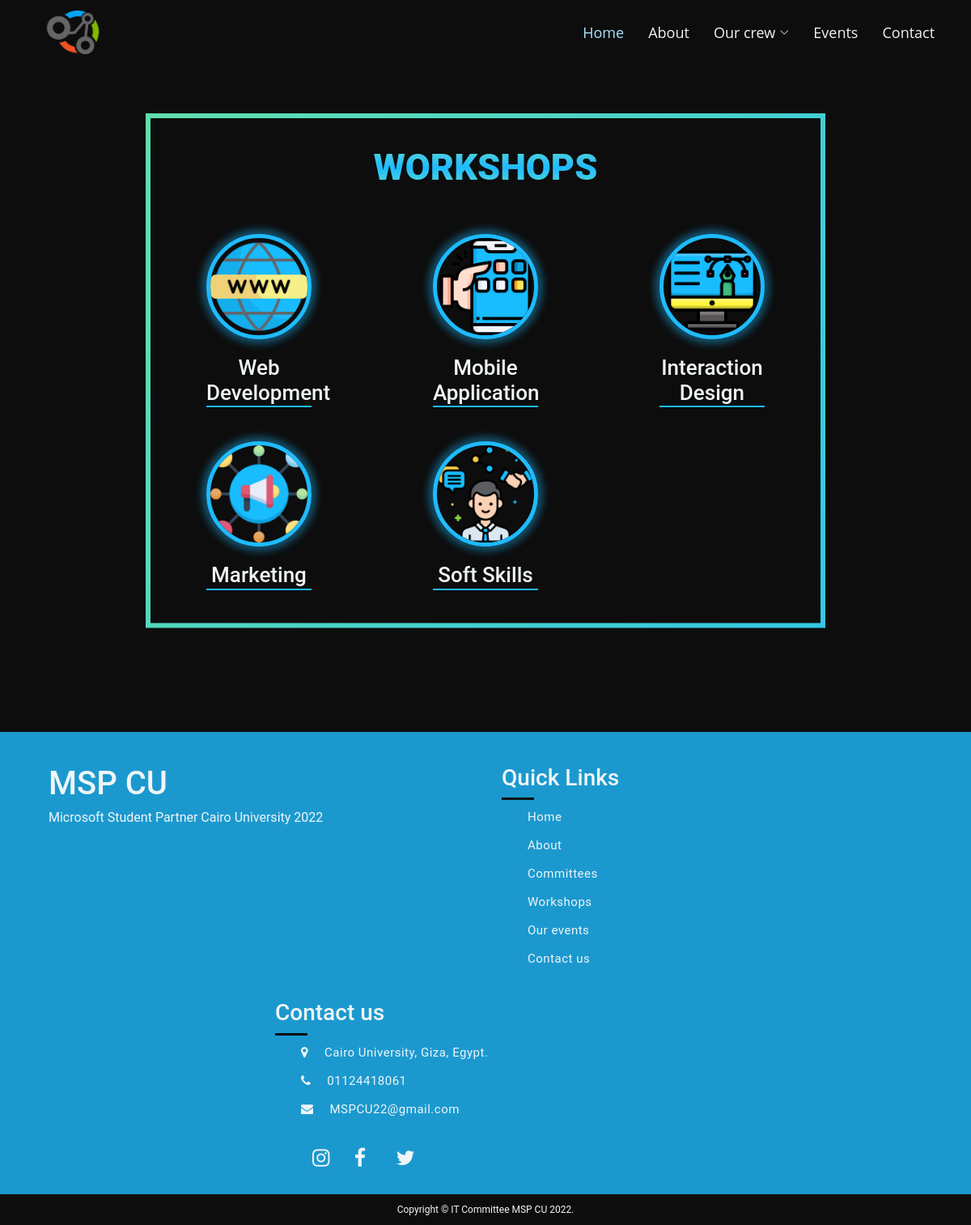
The page /php/workshops.php on the database its author committed.
### tables this page shows
CREATE TABLE `committee` (
  `id` int(11) NOT NULL,
  `cname` varchar(255) NOT NULL,
  `cdetails` varchar(1000) NOT NULL,
  `cpics` varchar(255) NOT NULL,
  `type-ID` int(11) NOT NULL
);

### php/workshops.php (the view, shortened to what this page needs)
<?php include 'nav.php';
?>
<!DOCTYPE html>
<html lang="en">
<head>
</head>
<body>
    <section class="crew-post animated-box in" id="workshops">
    <div class="container text-center">
        <h1 class="text-uppercase">workshops</h1>
        <?php $select_comm = "SELECT `type-ID`, `cate-name`, `cname`, `cpics`,  `id`, `cname` , `cdetails` from `committee` join `committee-cate` on `type-ID` = `cate-ID` where `cname` like '%evelop%' ";
      $work_web = mysqli_query($con, $select_comm);
      foreach ($work_web as $web) {
          ?>
        <div class="row ">
            <div class="col-lg-4 col-md-6 col-sm-12">
              <div class="box">
                <a type="button" class=" " data-toggle="modal" data-target="#web">
                  <img src="../img/<?php echo $web['cpics']; ?>" class="card-img  pic " alt="...">
                </a>
                  <div class="card-body">
                    <h4 class="card-title"><?php echo $web['cname']; ?></h4>
                  </div>
              </div>
            </div><?php } ?>
        <?php $select_comm = "SELECT `type-ID`, `cate-name`, `cname`, `cpics`,  `id`, `cname` , `cdetails` from `committee` join `committee-cate` on `type-ID` = `cate-ID` where `cname` like '%obile%' ";
      $work_mob = mysqli_query($con, $select_comm);
      foreach ($work_mob as $mob) {
          ?>
            <div class="col-lg-4 col-md-6 col-sm-12">
              <div class="box">
                <a type="button" class=" " data-toggle="modal" data-target="#mob">
                  <img src="../img/<?php echo $mob['cpics']; ?>" class="card-img  pic " alt="...">
                </a>
                  <div class="card-body">
                    <h4 class="card-title"><?php echo $mob['cname']; ?></h4>
                  </div>
              </div>
            </div><?php } ?>
        <?php $select_comm = "SELECT `type-ID`, `cate-name`, `cname`, `cpics`,  `id`, `cname` , `cdetails` from `committee` join `committee-cate` on `type-ID` = `cate-ID` where `cname` like '%nterac%' ";
      $work_inter = mysqli_query($con, $select_comm);
      foreach ($work_inter as $inter) {
          ?>
            <div class="col-lg-4 col-md-6 col-sm-12">
              <div class="box">
                <a type="button" class=" " data-toggle="modal" data-target="#inter">
                  <img src="../img/<?php echo $inter['cpics']; ?>" class="card-img  pic " alt="...">
                </a>
                  <div class="card-body">
                    <h4 class="card-title"><?php echo $inter['cname']; ?></h4>
                  </div>
              </div>
            </div><?php } ?>
            <?php $select_comm = "SELECT `type-ID`, `cate-name`, `cname`, `cpics`,  `id`, `cname` , `cdetails` from `committee` join `committee-cate` on `type-ID` = `cate-ID` where `cname` = 'Marketing' ";
      $work_mark = mysqli_query($con, $select_comm);
      foreach ($work_mark as $mark) {
          ?>
            <div class="col-lg-4 col-md-6 col-sm-12">
              <div class="box">
                <a type="button" class=" " data-toggle="modal" data-target="#mark">
                  <img src="../img/<?php echo $mark['cpics']; ?>" class="card-img  pic " alt="...">
                </a>
                  <div class="card-body">
                    <h4 class="card-title"><?php echo $mark['cname']; ?></h4>
                  </div>
              </div>
            </div><?php } ?>
            <?php $select_comm = "SELECT `type-ID`, `cate-name`, `cname`, `cpics`,  `id`, `cname` , `cdetails` from `committee` join `committee-cate` on `type-ID` = `cate-ID` where `cname` like '%kills' ";
      $work_soft = mysqli_query($con, $select_comm);
      foreach (  $work_soft as $soft) {
          ?>
            <div class="col-lg-4 col-md-6 col-sm-12">
              <div class="box">
                <a type="button" class=" " data-toggle="modal" data-target="#soft">
                  <img src="../img/<?php echo $soft['cpics']; ?>" class="card-img  pic " alt="...">
                </a>
                  <div class="card-body">
                    <h4 class="card-title"><?php echo $soft['cname']; ?></h4>
                  </div>
              </div>
            </div><?php } ?>
    </div>
    </div>
    </section>
  <br><br>
<?php include 'footer.php';
?>
</body>
</html>

### css/style.css (style rules this page uses)
:root { --bs:6px; }
* { padding: 0; margin: 0; box-sizing: border-box; }
body { font-family: Roboto; background-color: #0d0d0d; }
section { width: 70%; margin: 0 auto; }
.pic { border: 5px solid #1ebbff ; border-radius: 50%; box-shadow: 0px 0px 10px 6px rgb(30 187 255 / 40%); }
.crew-post { padding: 40px 0 10px 0; margin: 140px auto 80px auto; }
.crew-post h1 { font-size: 45px; font-weight: 800; margin-bottom: 50px; background: linear-gradient(180deg, #60d8cd, #1ebbff, #60dfcd); -webkit-background-clip: text; -webkit-text-fill-color: transparent; }
.crew-post .card-title { color: #f0f5f7; line-height: 1.2; font-size: 26px; border-bottom: 2px solid #1ebbff; }
.crew-post .card-body { padding-left: 0; padding-right: 0; }
.crew-post .box { width: 130px; margin: 5px auto; }
.animated-box { position: relative; }
.animated-box:after { content: ''; position: absolute; top: 0; left: 0; right: 0; bottom: 0; background: linear-gradient(120deg, #60dfad, #1ebbff, #60dfad); background-size: 300% 300%; clip-path: polygon(0% 100%, var(--bs) 100%, var(--bs) var(--bs), calc(100% - var(--bs)) var(--bs), calc(100% - var(--bs)) calc(100% - var(--bs)), var(--bs) calc(100% - var(--bs)), var(--bs) 100%, 100% 100%, 100% 0%, 0% 0%); }
.animated-box.in:after { animation: frame-enter 2s forwards ease-in-out reverse, gradient-animation 3s ease-in-out infinite; }

### css/navbar.css (style rules this page uses)
a { color: #1ebbff; text-decoration: none; }

### rows shown on the page
committee: cpics (picture), cname "Web Development"
committee: cpics (picture), cname "Mobile Application"
committee: cpics (picture), cname "Interaction Design"
committee: cpics (picture), cname "Marketing"
committee: cpics (picture), cname "Soft Skills"
